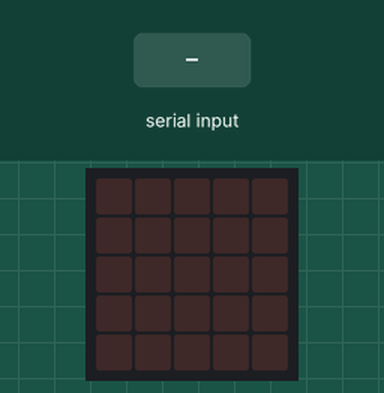
Recording of a program running on a simulated BBC micro:bit running MicroPython. On the bench: the board's 5×5 LED display. The test bench sets the inputs (shaded band).

Above: at 1.2 s.
1.3 s: "1" typed at the serial console
At 2.5 s:
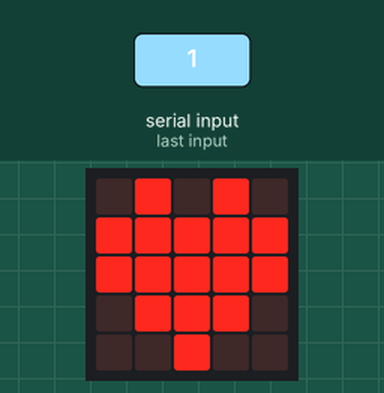
2.8 s: "0" typed at the serial console
At 3.9 s:
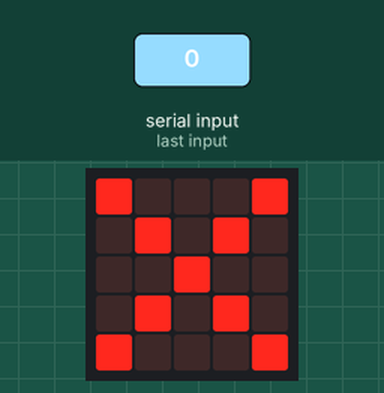
Timing chart, 0 to 5.8 s (numbered marks = the images above; inputs shaded):
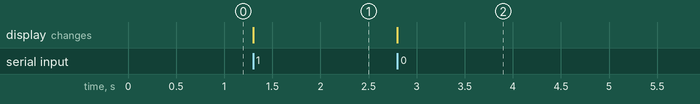

Measured:
- after the input at 1.3 s, the display: changes at once (image 1)
- after the input at 2.8 s, the display: changes at once (image 2)

The program:

5-1.py
```python
from microbit import *
display.clear()

# 마이크로비트 <-> PC 시리얼 통신 속도 설정(1초에 9600bit)
uart.init(baudrate=115200)

while True:
    data = uart.read() # 시리얼 통신으로 입력 받은 정보를 data 변수에 입력받기
    if data == b'1':   # 입력 받은 정보가 b'1'(클래스명이 '1' -> 마스크 O)이라면
       display.show(Image.HEART)
    elif data == b'0': # 입력 받은 정보가 b'0'(클래스명이 '0' -> 마스크 X)이라면
       display.show(Image.NO)
```
